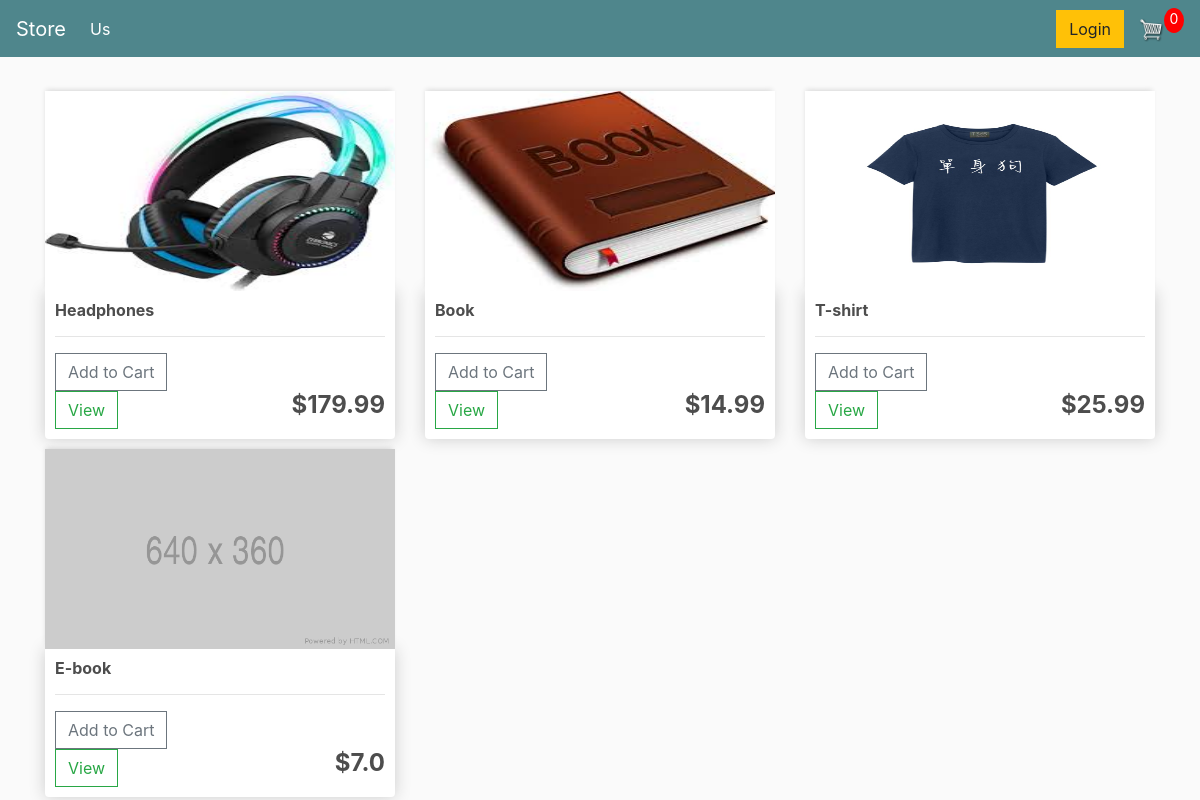
The page / on the database its author committed.
### store/models.py (models this page shows)
class Product(models.Model):
    name = models.CharField(max_length=200, null=True)
    price = models.FloatField()
    digital = models.BooleanField(default=False, null=True, blank=True)
    image = models.ImageField(null=True, blank=True)
    def __str__(self):
        return self.name
    @property
    def imageURL(self):
        try:
            url = self.image.url
        except:
            url = 'images/dummy.png'
        return url

### store/views.py (the view, shortened to what this page needs)
# urls.py: path("", include("store.urls"))
def store(request):
    products = Product.objects.all()
    context = {'products': products}
    return render(request, "store/store.html", context)

### store/templates/store/store.html (shortened to what this page needs)
<!DOCTYPE html>
<html lang="en">
<head>
</head>
<body>
{% extends 'store/main.html' %}
{% load static %}
{% block content %}
	<div class="row">
        {% for product in products %}
            <div class="col-lg-4">
                <img class="thumbnail" src="{{product.imageURL}}">
                <div class="box-element product">
                    <h6><strong>{{product.name}}</strong></h6>
                    <hr>
                    <form method="POST" action="">
                        <button type="submit" class="btn btn-outline-secondary add-btn" value="{{product}}" name="add_cart">Add to Cart</button>
                    </form>
                    <a class="btn btn-outline-success" href="#">View</a>
                    <h4 style="display: inline-block; float: right"><strong>${{product.price}}</strong></h4>
                </div>
            </div>
        {% endfor %}
	</div>
{% endblock content %}

### static/css/main.css (style rules this page uses)
body { background-color: hsl(0, 0%, 98%); }
h1,h2,h3,h4,h5,h6 { color:hsl(0, 0%, 30%); }
.box-element { box-shadow:hsl(0, 0%, 80%) 0 0 16px; background-color: #fff; border-radius: 4px; padding: 10px; }
.thumbnail { width: 100%; height: 200px; -webkit-box-shadow: -1px -3px 5px -2px rgba(214,214,214,1); -moz-box-shadow: -1px -3px 5px -2px rgba(214,214,214,1); box-shadow: -1px -3px 5px -2px rgba(214,214,214,1); }
.product { border-radius: 0 0 4px 4px; }
.col-lg-4, .col-lg-6, .col-lg-8, .col-lg-12 { margin-top: 10px; }
.btn { border-radius: 0; }

### rows shown on the page
Product: imageURL (picture), name "Headphones", price "179.99"
Product: imageURL (picture), name "Book", price "14.99"
Product: imageURL (picture), name "T-shirt", price "25.99"
Product: shows a picture, name "E-book", price "7.0"
